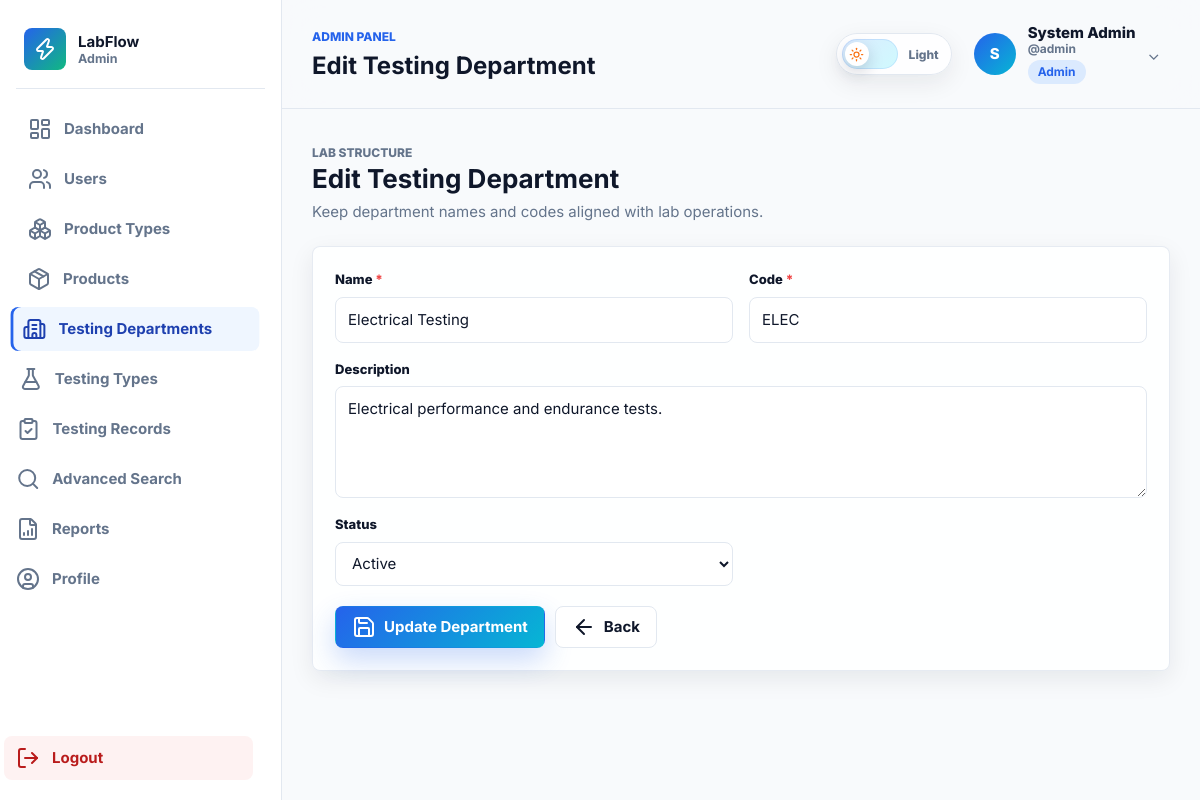
Screenshot of /admin/testing-departments/edit.php?id=1 (signed in) with the database file from the repository.
### tables this page shows
CREATE TABLE `testing_departments` (
  `id` INT UNSIGNED NOT NULL AUTO_INCREMENT,
  `name` VARCHAR(120) NOT NULL,
  `code` VARCHAR(10) NOT NULL,
  `description` TEXT NULL,
  `status` ENUM('active', 'inactive') NOT NULL DEFAULT 'active',
  `created_at` DATETIME NOT NULL DEFAULT CURRENT_TIMESTAMP,
  `updated_at` DATETIME NULL DEFAULT NULL ON UPDATE CURRENT_TIMESTAMP,
  PRIMARY KEY (`id`),
  UNIQUE KEY `uq_testing_departments_code` (`code`),
  KEY `idx_testing_departments_status` (`status`)
);

### includes/functions.php (called while the page is built, shortened)
<?php
function e(mixed $value): string
{
    return htmlspecialchars((string) $value, ENT_QUOTES, 'UTF-8');
}
function url(string $path = ''): string
{
    $path = trim($path, '/');
    $base = APP_BASE_PATH ?: '';
    return $path === '' ? ($base . '/') : ($base . '/' . $path);
}
function optionSelected(mixed $actual, mixed $expected): string
{
    return (string) $actual === (string) $expected ? 'selected' : '';
}

### admin/testing-departments/edit.php (the view, shortened to what this page needs)
<?php
$pdo = getPDO();
$id = (int) ($_GET['id'] ?? 0);
$stmt = $pdo->prepare('SELECT * FROM testing_departments WHERE id = :id');
$stmt->execute(['id' => $id]);
$department = $stmt->fetch();
include __DIR__ . '/../../includes/admin_start.php';
?>
<div class="page-header" data-animate="fade-up">
    <div>
        <p class="eyebrow">Lab structure</p>
        <h2>Edit Testing Department</h2>
        <p>Keep department names and codes aligned with lab operations.</p>
    </div>
</div>
<form class="form-card surface-card" method="post" action="<?= url('admin/testing-departments/update.php') ?>" data-validate data-animate="fade-up">
    <div class="form-grid">
        <div class="field">
            <label>Name <span class="required">*</span></label>
            <input type="text" name="name" value="<?= e($department['name']) ?>" required maxlength="120">
        </div>
        <div class="field">
            <label>Code <span class="required">*</span></label>
            <input type="text" name="code" value="<?= e($department['code']) ?>" required maxlength="10">
        </div>
        <div class="field span-2">
            <label>Description</label>
            <textarea name="description"><?= e($department['description']) ?></textarea>
        </div>
        <div class="field">
            <label>Status</label>
            <select name="status">
                <option value="active" <?= optionSelected($department['status'], 'active') ?>>Active</option>
            </select>
        </div>
    </div>
    <div class="form-actions">
        <button class="btn btn-primary" type="submit"><i data-lucide="save"></i> Update Department</button>
        <a class="btn btn-soft" href="<?= url('admin/testing-departments/index.php') ?>"><i data-lucide="arrow-left"></i> Back</a>
    </div>
</form>
<?php include __DIR__ . '/../../includes/admin_end.php'; ?>

### assets/css/style.css (style rules this page uses)
:root { --primary: #2563eb; --primary-dark: #1e40af; --cyan: #06b6d4; --emerald: #10b981; --amber: #f59e0b; --danger: #ef4444; --bg: #f8fafc; --surface: #ffffff; --surface-soft: #f1f5f9; --text: #0f172a; --muted: #64748b; --border: #e2e8f0; --shadow-sm: 0 8px 24px rgba(15, 23, 42, 0.08); --shadow-md: 0 18px 50px rgba(37, 99, 235, 0.12); --radius: 8px; --sidebar-width: 282px; }
* { box-sizing: border-box; }
html { scroll-behavior: smooth; }
body { margin: 0; background: var(--bg); color: var(--text); font-family: "Inter", system-ui, -apple-system, BlinkMacSystemFont, "Segoe UI", sans-serif; font-size: 15px; line-height: 1.6; }
a { color: inherit; text-decoration: none; }
button, input, select, textarea { font: inherit; }
img, svg { max-width: 100%; }
.btn { position: relative; overflow: hidden; display: inline-flex; align-items: center; justify-content: center; gap: 8px; min-height: 42px; padding: 0 16px; border: 1px solid transparent; border-radius: var(--radius); cursor: pointer; font-weight: 700; transition: transform 180ms ease, box-shadow 180ms ease, border-color 180ms ease, background 180ms ease; white-space: nowrap; }
.btn::after { content: ""; position: absolute; inset: 0; background: linear-gradient(110deg, transparent 0%, rgba(255, 255, 255, 0.34) 46%, transparent 58%); transform: translateX(-120%); transition: transform 520ms ease; pointer-events: none; }
.btn-primary { color: #fff; background: linear-gradient(135deg, var(--primary), var(--cyan)); box-shadow: 0 12px 28px rgba(37, 99, 235, 0.24); }
.btn-soft { color: var(--text); background: var(--surface); border-color: var(--border); }
.eyebrow { margin: 0 0 6px; color: var(--primary); font-size: 12px; font-weight: 800; letter-spacing: 0; text-transform: uppercase; }
.app-body { min-height: 100vh; }
.surface-card { border: 1px solid rgba(226, 232, 240, 0.86); border-radius: var(--radius); background: rgba(255, 255, 255, 0.86); box-shadow: var(--shadow-sm); }
.page-header { display: flex; align-items: flex-start; justify-content: space-between; gap: 18px; margin-bottom: 22px; }
.page-header h2 { margin: 0; font-size: 26px; line-height: 1.2; }
.page-header p { margin: 6px 0 0; color: var(--muted); }
body.app-body, body.app-body .sidebar, body.app-body .topbar, body.app-body .surface-card, body.app-body .field input, body.app-body .field select, body.app-body .field textarea, body.app-body .data-table th, body.app-body .data-table td, body.app-body .theme-toggle { transition: color 220ms ease, background-color 220ms ease, border-color 220ms ease, box-shadow 220ms ease; }

### assets/css/forms.css (style rules this page uses)
.form-card { padding: 22px; }
.form-grid { display: grid; grid-template-columns: repeat(2, minmax(0, 1fr)); gap: 16px; }
.form-grid .span-2 { grid-column: 1 / -1; }
.field { display: grid; gap: 7px; }
.field label { color: var(--text); font-size: 13px; font-weight: 800; }
.required { color: var(--danger); }
.field input, .field select, .field textarea { width: 100%; min-height: 44px; padding: 10px 12px; border: 1px solid var(--border); border-radius: var(--radius); color: var(--text); background: #fff; outline: none; transition: border-color 180ms ease, box-shadow 180ms ease; }
.field textarea { min-height: 112px; resize: vertical; }
.form-actions { display: flex; flex-wrap: wrap; gap: 10px; margin-top: 20px; }

### rows the page displays
testing_departments: name "Electrical Testing", code "ELEC", description "Electrical performance and endurance tests."

### other values shown
$panelBrand "LabFlow"
humanize(current_user()['role'] ?? 'admin') "Admin"
$item['label'] "Dashboard"
$item['label'] "Users"
$item['label'] "Product Types"
$item['label'] "Products"
$item['label'] "Testing Departments"
$item['label'] "Testing Types"
$item['label'] "Testing Records"
$item['label'] "Advanced Search"
$item['label'] "Reports"
$item['label'] "Profile"
$panelName "ADMIN PANEL"
$pageTitle "Edit Testing Department"
substr($userName, 0, 1) "S"
